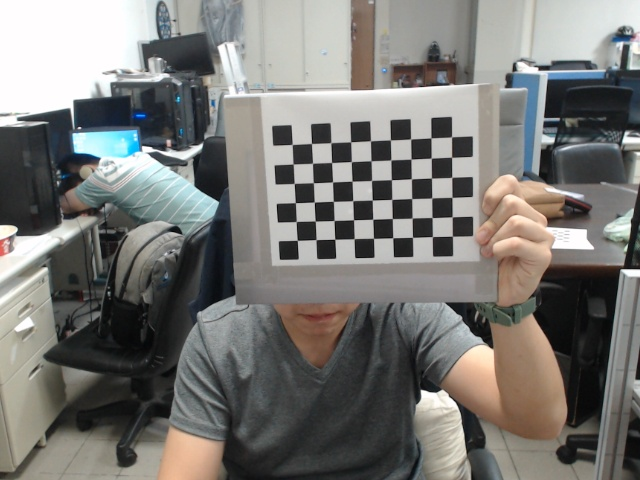
#> input picture calib/1/image_L_000.jpg, 640 x 480 px, given in place of tsukuba_l.png, which was not available
$ python stereo_vision.py
#> lines starting #> are read from the running program, lines starting #| are printed output that depends on the picture; pictures that were not available may be replaced by others from this repository, and a replacement may not be noted
import numpy as np
import cv2 as cv
from matplotlib import pyplot as plt
import glob

imagesLeft = sorted(glob.glob('F:\github\stereo_vision_scratch\calib\\image_L*'))
imagesRight = sorted(glob.glob('F:\github\stereo_vision_scratch\calib/image_R*'))


imgL = cv.imread('tsukuba_l.png',0)
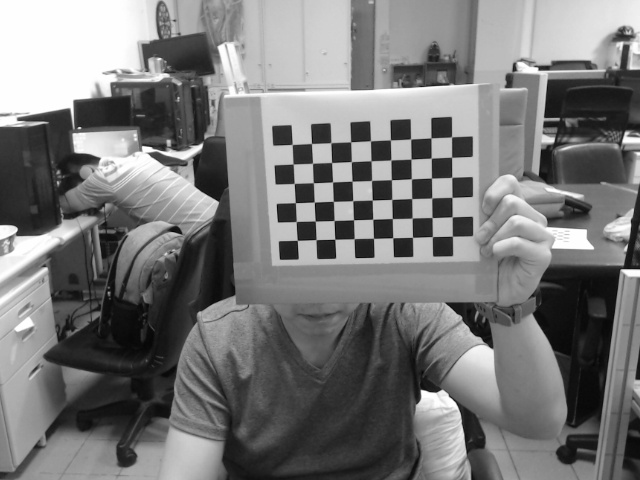
#> imgL: shape (480, 640); min 3, max 255, mean 120.4
imgR = cv.imread('tsukuba_r.png',0)
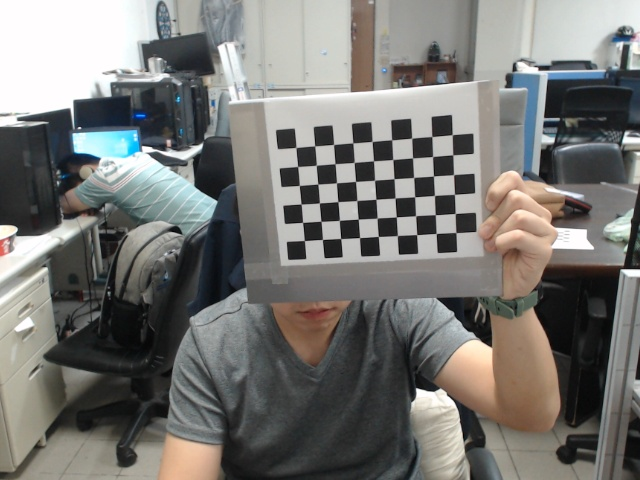
#> input picture calib/1/image_L_001.jpg, 640 x 480 px, given in place of tsukuba_r.png, which was not available
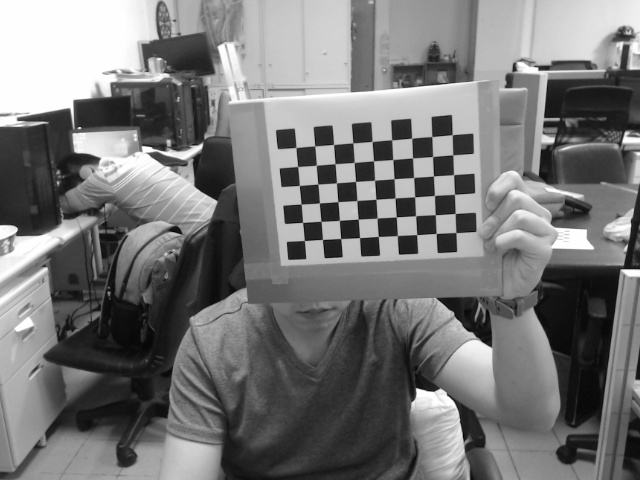
#> imgR: shape (480, 640); min 1, max 255, mean 118.9
stereo = cv.StereoBM_create(numDisparities=16, blockSize=15)
disparity = stereo.compute(imgL,imgR)
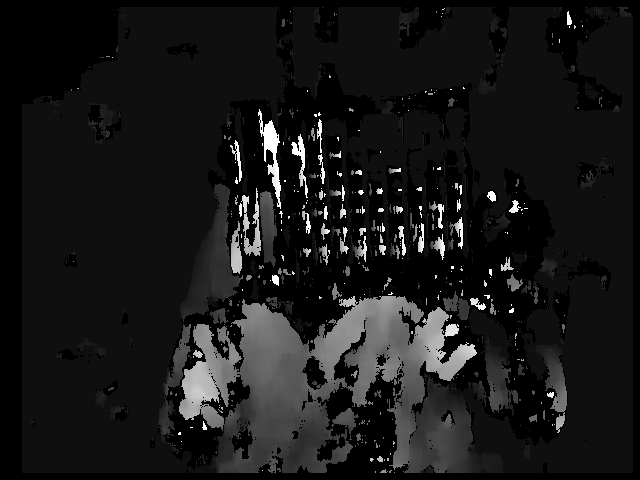
#> disparity: shape (480, 640) int16; min -16, max 240, mean 9.1; drawn with min black and max white
plt.imshow(disparity,'gray')
plt.show()
